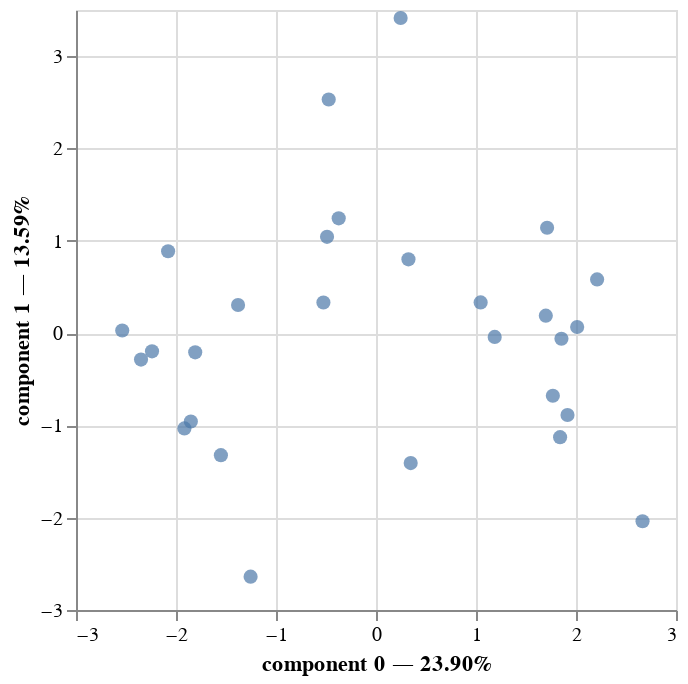

The notebook cell this image was saved under:
### Code cell
mfa.plot(
    df_mfa,
    x_component=0,
    y_component=1
)

### Figure 1 — Vega-Lite specification as saved in the notebook (floating-point values rounded to 4 significant figures)
{"config": {"view": {"continuousWidth": 300, "continuousHeight": 300}}, "layer": [{"mark": {"type": "point", "filled": true, "size": 50}, "encoding": {"tooltip": [{"field": "index", "type": "quantitative"}, {"field": "group", "type": "nominal"}, {"field": "component 0", "type": "quantitative"}, {"field": "component 1", "type": "quantitative"}], "x": {"axis": {"title": "component 0 — 23.90%"}, "field": "component 0", "scale": {"zero": false}, "type": "quantitative"}, "y": {"axis": {"title": "component 1 — 13.59%"}, "field": "component 1", "scale": {"zero": false}, "type": "quantitative"}}, "name": "view_1"}], "data": {"name": "data-d0410302827d031df8bb98ab24d2cedf"}, "params": [{"name": "param_1", "select": {"type": "interval", "encodings": ["x", "y"]}, "bind": "scales", "views": ["view_1"]}], "$schema": "https://vega.github.io/schema/vega-lite/v5.20.1.json", "datasets": {"data-d0410302827d031df8bb98ab24d2cedf": [{"index": 0, "component 0": 1.046, "component 1": 0.3323, "component 2": -1.27, "component 3": -0.4213, "component 4": -1.199, "group": "Global"}, {"index": 1, "component 0": 1.768, "component 1": -0.6786, "component 2": 0.1391, "component 3": -1.287, "component 4": 0.7395, "group": "Global"}, {"index": 2, "component 0": 1.841, "component 1": -1.128, "component 2": 0.03278, "component 3": 0.04217, "component 4": -0.3784, "group": "Global"}, {"index": 3, "component 0": 1.711, "component 1": 1.141, "component 2": -0.6795, "component 3": -1.147, "component 4": 0.6201, "group": "Global"}, {"index": 4, "component 0": 1.854, "component 1": -0.06147, "component 2": -0.9332, "component 3": 0.2795, "component 4": 1.424, "group": "Global"}, {"index": 5, "component 0": 1.187, "component 1": -0.04183, "component 2": -0.4592, "component 3": -1.423, "component 4": 0.401, "group": "Global"}, {"index": 6, "component 0": 2.012, "component 1": 0.06533, "component 2": -1.277, "component 3": 0.7776, "component 4": -1.199, "group": "Global"}, {"index": 7, "component 0": 2.211, "component 1": 0.5813, "component 2": -0.8978, "component 3": -0.3012, "component 4": 0.9454, "group": "Global"}, {"index": 8, "component 0": 1.698, "component 1": 0.1885, "component 2": -1.27, "component 3": 0.2551, "component 4": -0.9936, "group": "Global"}, {"index": 9, "component 0": 2.665, "component 1": -2.038, "component 2": 0.8292, "component 3": 0.3161, "component 4": -0.2354, "group": "Global"}, {"index": 10, "component 0": 1.915, "component 1": -0.8878, "component 2": 0.3919, "component 3": -0.154, "component 4": -0.6113, "group": "Global"}, {"index": 11, "component 0": -2.24, "component 1": -0.1977, "component 2": -0.1343, "component 3": -1.405, "component 4": 0.01021, "group": "Global"}, {"index": 12, "component 0": -1.551, "component 1": -1.322, "component 2": 0.4766, "component 3": 0.5701, "component 4": -0.1502, "group": "Global"}, {"index": 13, "component 0": -1.808, "component 1": -0.2083, "component 2": -1.553, "component 3": 1.969, "component 4": 1.538, "group": "Global"}, {"index": 14, "component 0": -2.538, "component 1": 0.02837, "component 2": -1.214, "component 3": -0.3046, "component 4": -1.375, "group": "Global"}, {"index": 15, "component 0": -2.079, "component 1": 0.8868, "component 2": -0.4202, "component 3": -1.271, "component 4": 0.006311, "group": "Global"}, {"index": 16, "component 0": -2.35, "component 1": -0.2868, "component 2": -1.238, "component 3": 0.3607, "component 4": -1.178, "group": "Global"}, {"index": 17, "component 0": -1.852, "component 1": -0.9574, "component 2": -0.708, "component 3": 0.3481, "component 4": 1.13, "group": "Global"}, {"index": 18, "component 0": -1.916, "component 1": -1.033, "component 2": 0.4134, "component 3": -1.149, "component 4": 0.6073, "group": "Global"}, {"index": 20, "component 0": -1.254, "component 1": -2.639, "component 2": 1.065, "component 3": 0.4043, "component 4": -0.4276, "group": "Global"}, {"index": 22, "component 0": 0.3245, "component 1": 0.7987, "component 2": 2.404, "component 3": 1.297, "component 4": -0.3491, "group": "Global"}, {"index": 23, "component 0": -0.5258, "component 1": 0.3314, "component 2": 0.8413, "component 3": -1.016, "component 4": 0.35, "group": "Global"}, {"index": 24, "component 0": -0.4897, "component 1": 1.043, "component 2": -0.08025, "component 3": 1.017, "component 4": -0.7903, "group": "Global"}, {"index": 25, "component 0": 0.2463, "component 1": 3.413, "component 2": 1.805, "component 3": -0.01752, "component 4": 0.4912, "group": "Global"}, {"index": 27, "component 0": -0.473, "component 1": 2.531, "component 2": 0.8644, "component 3": 0.2229, "component 4": -1.494, "group": "Global"}, {"index": 28, "component 0": 0.347, "component 1": -1.408, "component 2": 2.236, "component 3": 0.946, "component 4": -0.05326, "group": "Global"}, {"index": 29, "component 0": -1.379, "component 1": 0.3042, "component 2": 1.149, "component 3": -1.295, "component 4": 0.7654, "group": "Global"}, {"index": 30, "component 0": -0.373, "component 1": 1.243, "component 2": -0.5133, "component 3": 2.386, "component 4": 1.406, "group": "Global"}]}}
